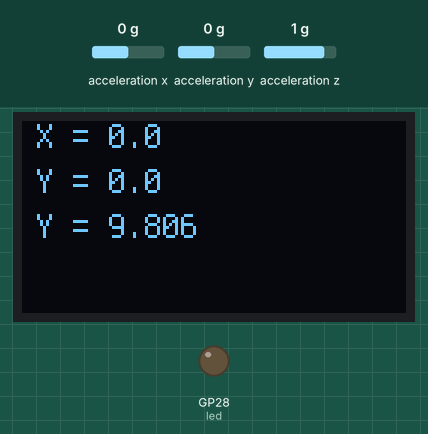
Simulated run of this program. Board: Raspberry Pi Pico running CircuitPython. On the bench: 128×64 one-colour display, output pins drawn as LEDs (lit = HIGH). The test bench sets the inputs (shaded band); at power-on: acceleration z 1 g, acceleration x 0 g, acceleration y 0 g.

Above: at 1.2 s.
1.3 s: acceleration z set to -1.4 g
At 2.1 s:
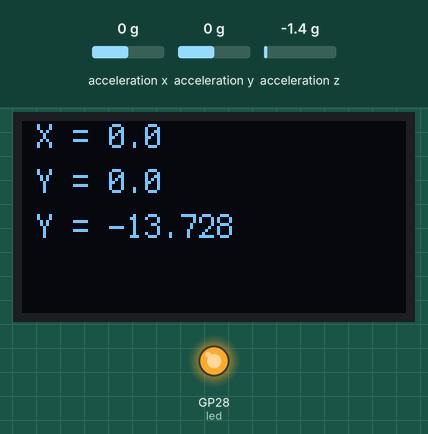
2.8 s: acceleration x set to -1.4 g
At 3.2 s:
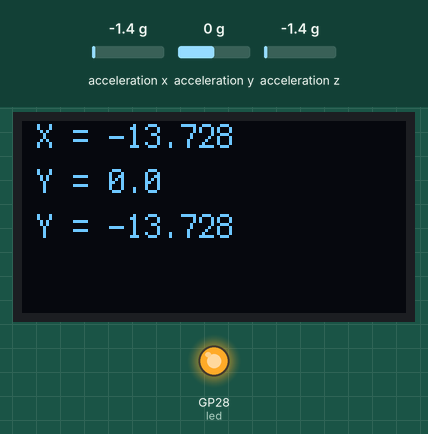
Timing chart, 0 to 5.8 s (numbered marks = the images above; inputs shaded):
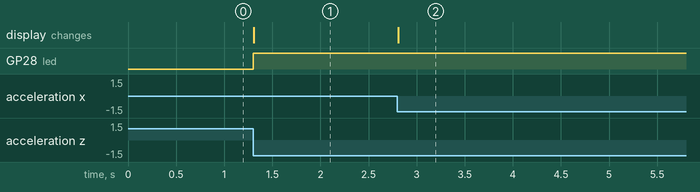

Measured:
- after the input at 1.3 s, GP28 (led): LOW → HIGH at once; the display: changes at once (image 1)
- after the input at 2.8 s, the display: changes at once (image 2)

The program:

CrashAvoidance3.py
```python
#type: ignore
import digitalio
import time
import board
import adafruit_mpu6050
import busio
from adafruit_display_text import label
import adafruit_displayio_ssd1306
import terminalio
import displayio
displayio.release_displays() #put this line just below your imports


led = digitalio.DigitalInOut(board.GP28)
led.direction = digitalio.Direction.OUTPUT
sda_pin = board.GP16
scl_pin = board.GP17
i2c = busio.I2C(scl_pin, sda_pin)
mpu = adafruit_mpu6050.MPU6050(i2c, address=0x68)
display_bus = displayio.I2CDisplay(i2c, device_address=0x3d, reset=board.GP15)
display = adafruit_displayio_ssd1306.SSD1306(display_bus, width=128, height=64)

# Accelerometer Address is ['0x68']
# LCD Screen Address is ['0x3d']


while True:
        xa = round(mpu.acceleration[0], 3)
        ya = round(mpu.acceleration[1], 3)
        za = round(mpu.acceleration[2], 3)

        # create the display group
        splash = displayio.Group()

        # add title block to display group
        XAcceleration = (f"X = {xa}")
        # the order of this command is (font, text, text color, and location)
        text_area = label.Label(terminalio.FONT, text=XAcceleration, color=0xFFFF00, x=5, y=5)
        splash.append(text_area)

        YAcceleration = (f"Y = {ya}")
        text_area = label.Label(terminalio.FONT, text=YAcceleration, color=0xFFFF00, x=5, y=20)
        splash.append(text_area)

        ZAcceleration = (f"Y = {za}")
        text_area = label.Label(terminalio.FONT, text=ZAcceleration, color=0xFFFF00, x=5, y=35)
        splash.append(text_area)

        display.show(splash)
        if za < 1:
                led.value = True
        else:
                led.value = False
```
